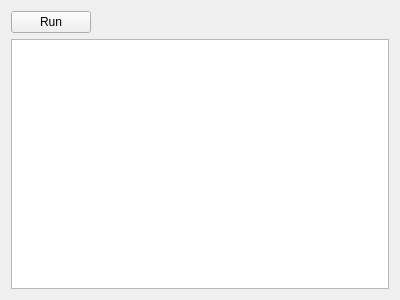
<?xml version="1.0" encoding="UTF-8"?>
<ui version="4.0">
 <class>ScriptEdit</class>
 <widget class="QWidget" name="ScriptEdit">
  <property name="geometry">
   <rect>
    <x>0</x>
    <y>0</y>
    <width>400</width>
    <height>300</height>
   </rect>
  </property>
  <property name="windowTitle">
   <string>Form</string>
  </property>
  <layout class="QVBoxLayout" name="verticalLayout">
   <item>
    <widget class="QPushButton" name="run_btn">
     <property name="sizePolicy">
      <sizepolicy hsizetype="Fixed" vsizetype="Fixed">
       <horstretch>0</horstretch>
       <verstretch>0</verstretch>
      </sizepolicy>
     </property>
     <property name="text">
      <string>Run</string>
     </property>
    </widget>
   </item>
   <item>
    <widget class="QPlainTextEdit" name="text_edit"/>
   </item>
  </layout>
 </widget>
 <resources/>
 <connections/>
</ui>
